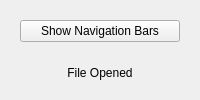
<?xml version="1.0" encoding="UTF-8"?>
<ui version="4.0">
 <class>pem_file_form</class>
 <widget class="QWidget" name="pem_file_form">
  <layout class="QVBoxLayout" name="verticalLayout">
   <item>
    <widget class="QWidget" name="widget" native="true">
     <layout class="QHBoxLayout" name="horizontalLayout">
      <item>
       <widget class="QPushButton" name="show_nav_bars">
        <property name="text">
         <string>Show Navigation Bars</string>
        </property>
       </widget>
      </item>
     </layout>
    </widget>
   </item>
   <item>
    <widget class="QLabel" name="label">
     <property name="layoutDirection">
      <enum>Qt::LeftToRight</enum>
     </property>
     <property name="text">
      <string>File Opened</string>
     </property>
     <property name="alignment">
      <set>Qt::AlignCenter</set>
     </property>
    </widget>
   </item>
  </layout>
 </widget>
 <resources/>
 <connections/>
</ui>
